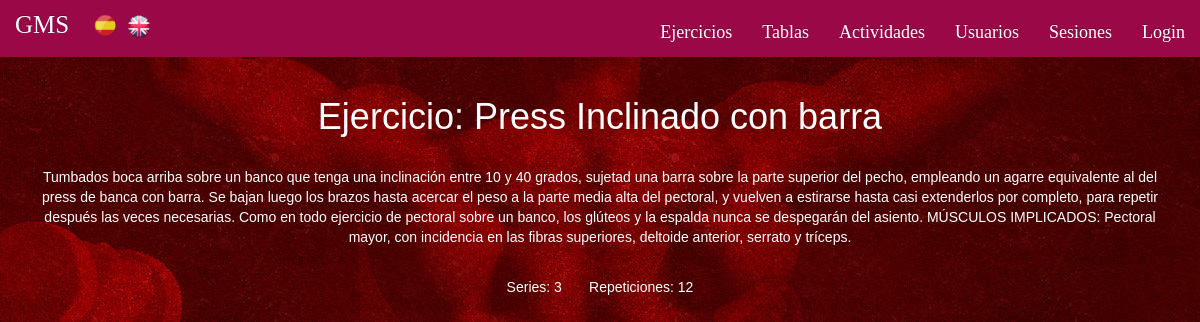
The page /index.php?controller=ejercicios&action=view&idejercicio=1 on the database its author committed.
### tables this page shows
CREATE TABLE IF NOT EXISTS `Ejercicio` (
  `idejercicio` INT NOT NULL AUTO_INCREMENT,
  `nombreejercicio` VARCHAR(45) NULL,
  `descripcionejercicio` VARCHAR(1000) NULL,
  `numerorepeticiones` INT NULL,
  `numeroseries` INT NULL,
  PRIMARY KEY (`idejercicio`));

### core/ViewManager.php (called while the page is built, shortened)
<?php
class ViewManager {
	private $variables = array();
	public function setVariable($varname, $value, $flash=false) {
		$this->variables[$varname] = $value;
	}
	public function getVariable($varname, $default=NULL) {
		if (!isset($this->variables[$varname])) {
			return $default;
		}
		return $this->variables[$varname];
	}
	public function render($controller, $viewname) {
		include(__DIR__."/../view/$controller/$viewname.php");
	}
	private static $viewmanager_singleton = NULL;
	public static function getInstance() {
		if (self::$viewmanager_singleton == null) {
			self::$viewmanager_singleton = new ViewManager();
		}
		return self::$viewmanager_singleton;
	}
}

### controller/EjerciciosController.php (called while the page is built, shortened)
<?php
require_once(__DIR__."/../model/Ejercicio.php");
require_once(__DIR__."/../model/EjercicioMapper.php");
require_once(__DIR__."/../core/ViewManager.php");
class EjerciciosController extends BaseController {
	private $ejercicioMapper;
	public function __construct() {
		$this->ejercicioMapper = new EjercicioMapper();
	}
	public function view(){
		$ejercicioid = $_GET["idejercicio"];
		$ejercicio = $this->ejercicioMapper->findById($ejercicioid);
		$this->view->setVariable("ejercicio", $ejercicio);
		$this->view->render("ejercicios", "view");
	}
}

### index.php (called while the page is built, shortened)
<?php
function run() {
	try {
		$controller = loadController($_GET["controller"]);
		$actionName = $_GET["action"];
		$controller->$actionName();
	} catch(Exception $ex) {
		die("An exception occured!!!!!".$ex->getMessage());
	}
}
function loadController($controllerName) {
	return new $controllerClassName();
}
run();
?>

### view/messages/messages_es.php (called while the page is built)
<?php
$i18n_messages = array()
?>

### core/I18n.php (called while the page is built, shortened)
<?php
class I18n {
	private $messages;
	public function setLanguage($language) {
		$this->messages = $i18n_messages;
	}
	public function i18n($key) {
		if (isset($this->messages[$key])){
			return $this->messages[$key];
		}else{
			return $key;
		}
	}
	private static $i18n_singleton = null;
	public static function getInstance() {
		if (self::$i18n_singleton == NULL) {
			self::$i18n_singleton = new I18n();
		}
		return self::$i18n_singleton;
	}
}
function i18n($key) {
	return I18n::getInstance()->i18n($key);
}

### model/Ejercicio.php (called while the page is built, shortened)
<?php
class Ejercicio {
	private $title;
	private $content;
	private $repeticiones;
	private $series;
	public function __construct($id=NULL, $title=NULL, $content=NULL, $repeticiones=NULL, $series=NULL) {
		$this->title = $title;
		$this->content = $content;
		$this->repeticiones = $repeticiones;
		$this->series = $series;
	}
	public function getTitle() {
		return $this->title;
	}
	public function getContent() {
		return $this->content;
	}
	public function getRepeticiones() {
		return $this->repeticiones;
	}
	public function getSeries() {
		return $this->series;
	}
}

### model/EjercicioMapper.php (called while the page is built, shortened)
<?php
require_once(__DIR__."/../core/PDOConnection.php");
require_once(__DIR__."/../model/Ejercicio.php");
class EjercicioMapper {
	private $db;
	public function __construct() {
		$this->db = PDOConnection::getInstance();
	}
	public function findById($ejercicioid){
		$stmt = $this->db->prepare("SELECT * FROM ejercicio WHERE idejercicio=?");
		$stmt->execute(array($ejercicioid));
		$ejercicio = $stmt->fetch(PDO::FETCH_ASSOC);
		if($ejercicio != null) {
			return new Ejercicio(
			$ejercicio["idejercicio"],
			$ejercicio["nombreejercicio"],
			$ejercicio["descripcionejercicio"],
			$ejercicio["numerorepeticiones"],
			$ejercicio["numeroseries"]);
		} else {
			return NULL;
		}
	}
	}

### core/PDOConnection.php (called while the page is built)
<?php
class PDOConnection {
	private static $dbhost = "127.0.0.1";
	private static $dbname = "gymgms";
	private static $dbuser = "gymuser";
	private static $dbpass = "gympass";
	private static $db_singleton = null;
	public static function getInstance() {
		if (self::$db_singleton == null) {
			self::$db_singleton = new PDO(
			"mysql:host=".self::$dbhost.";dbname=".self::$dbname.";charset=utf8",
			self::$dbuser,
			self::$dbpass,
			array(
				PDO::ATTR_EMULATE_PREPARES => false,
				PDO::ATTR_ERRMODE => PDO::ERRMODE_EXCEPTION
			)
		);
	}
	return self::$db_singleton;
}
}
?>

### view/ejercicios/view.php (the view, shortened to what this page needs)
<?php
require_once(__DIR__."/../../core/ViewManager.php");
$view = ViewManager::getInstance();
$ejercicio = $view->getVariable("ejercicio");
?><h1 id="vistaejercicio"><?= i18n("Ejercicio").": ".htmlentities($ejercicio->getTitle()) ?></h1>
<div id="ver-ejercicio">
<p >
	<?=htmlentities($ejercicio->getContent()) ?>
</p>
<p>
	<?= i18n("Series").": ".$ejercicio->getSeries() ?> &nbsp;&nbsp;&nbsp;&nbsp;&nbsp; <?= i18n("Repeticiones").": ".htmlentities($ejercicio->getRepeticiones()) ?>
</p>
</div>

### css/style.css (style rules this page uses)
body, header { font-family: 'Raleway'; overflow: auto; }
.body-index { background-image: url("fondorojo.jpg"); background-position: top center; background-repeat: no-repeat; }
h1, h3 { color: white; text-align: center; }
#ver-ejercicio { font-family: "Trebuchet MS", Arial, Helvetica, sans-serif; text-align: center; color: white; padding-left: 30px; padding-right: 30px; }
#vistaejercicio { font-family: "Trebuchet MS", Arial, Helvetica, sans-serif; text-align: center; }

### rows shown on the page
ejercicio: nombreejercicio "Press Inclinado con barra", descripcionejercicio "Tumbados boca arriba sobre un banco que tenga una inclinación entre 10 y 40 grados, sujetad una barra sobre la parte superior del pecho, empleando un agarre equivalente al del press de banca con barra. Se bajan luego los brazos hasta acercar el peso a la parte media alta del pectoral, y vuelven a estirarse hasta casi extenderlos por completo, para repetir después las veces necesarias. Como en todo ejercicio de pectoral sobre un banco, los glúteos y la espalda nunca se despegarán del asiento. MÚSCULOS IMPLICADOS: Pectoral mayor, con incidencia en las fibras superiores, deltoide anterior, serrato y tríceps.", numeroseries "3", numerorepeticiones "12"

### other values the page prints
i18n("Ejercicios") "Ejercicios"
i18n("Tablas") "Tablas"
i18n("Actividades") "Actividades"
i18n("Usuarios") "Usuarios"
i18n("Sesiones") "Sesiones"
i18n("Login") "Login"
i18n("Ejercicio") "Ejercicio"
i18n("Series") "Series"
i18n("Repeticiones") "Repeticiones"
